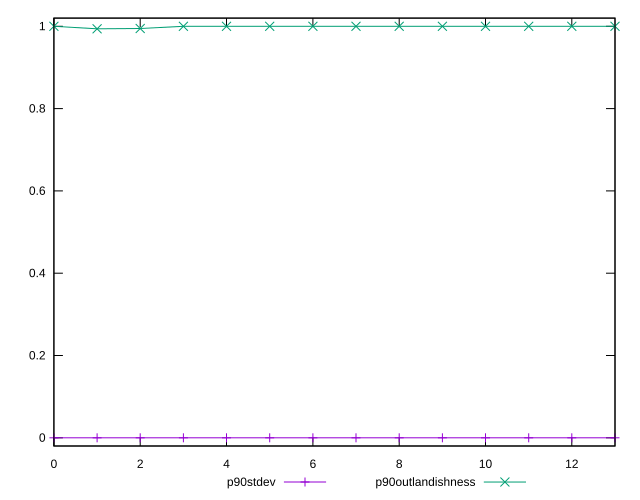

This figure's gnuplot source:
reset

$p90Stdev <<EOF
0 0
1 0
2 0
3 0
4 0
5 0
6 0
7 0
8 0
9 0
10 0
11 0
12 0
13 0
EOF

$p90Outlandishness <<EOF
0 1
1 0.9940846033332584
2 0.9946517199748434
3 1
4 1
5 1
6 1
7 1
8 1
9 1
10 1
11 1
12 1
13 1
EOF

set key outside below
set xrange [0:13]
set yrange [-0.02:1.02]
set trange [-0.02:1.02]
set terminal svg size 640, 500 enhanced background rgb 'white'
set output "report_00007_2020-12-11T15:55:29.892Z/dom-size/progression/stddev.svg"

plot $p90Stdev title "p90stdev" with linespoints, \
     $p90Outlandishness title "p90outlandishness" with linespoints

reset
